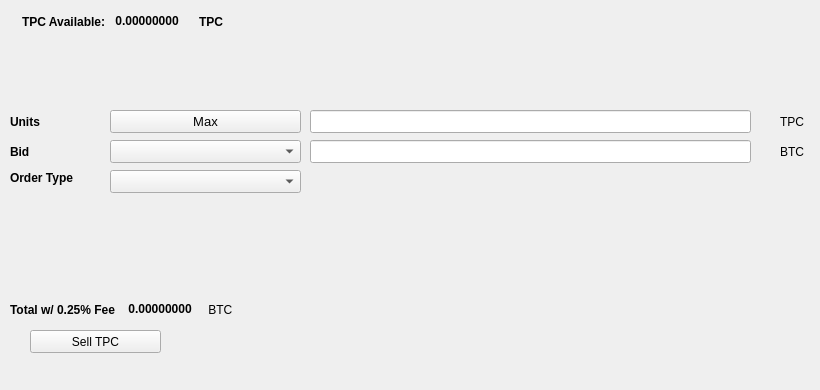
   <widget class="QWidget" name="SellTab">
    <attribute name="title">
     <string>Sell</string>
    </attribute>
    <widget class="QLabel" name="label_16">
     <property name="geometry">
      <rect>
       <x>780</x>
       <y>140</y>
       <width>31</width>
       <height>23</height>
      </rect>
     </property>
     <property name="text">
      <string>BTC</string>
     </property>
    </widget>
    <widget class="QComboBox" name="SellBidcomboBox">
     <property name="geometry">
      <rect>
       <x>110</x>
       <y>140</y>
       <width>191</width>
       <height>23</height>
      </rect>
     </property>
     <property name="font">
      <font>
       <pointsize>10</pointsize>
      </font>
     </property>
    </widget>
    <widget class="QLabel" name="label_18">
     <property name="geometry">
      <rect>
       <x>10</x>
       <y>110</y>
       <width>46</width>
       <height>23</height>
      </rect>
     </property>
     <property name="font">
      <font>
       <weight>75</weight>
       <bold>true</bold>
      </font>
     </property>
     <property name="text">
      <string>Units</string>
     </property>
    </widget>
    <widget class="QPushButton" name="Sell_Max_Amount">
     <property name="geometry">
      <rect>
       <x>110</x>
       <y>110</y>
       <width>191</width>
       <height>23</height>
      </rect>
     </property>
     <property name="font">
      <font>
       <pointsize>10</pointsize>
      </font>
     </property>
     <property name="text">
      <string>Max</string>
     </property>
    </widget>
    <widget class="QLabel" name="label_20">
     <property name="geometry">
      <rect>
       <x>10</x>
       <y>170</y>
       <width>91</width>
       <height>16</height>
      </rect>
     </property>
     <property name="font">
      <font>
       <weight>75</weight>
       <bold>true</bold>
      </font>
     </property>
     <property name="text">
      <string>Order Type</string>
     </property>
    </widget>
    <widget class="QComboBox" name="SellOrdertypeCombo">
     <property name="geometry">
      <rect>
       <x>110</x>
       <y>170</y>
       <width>191</width>
       <height>23</height>
      </rect>
     </property>
     <property name="font">
      <font>
       <pointsize>10</pointsize>
      </font>
     </property>
    </widget>
    <widget class="QLabel" name="label_21">
     <property name="geometry">
      <rect>
       <x>10</x>
       <y>140</y>
       <width>46</width>
       <height>23</height>
      </rect>
     </property>
     <property name="font">
      <font>
       <weight>75</weight>
       <bold>true</bold>
      </font>
     </property>
     <property name="text">
      <string>Bid</string>
     </property>
    </widget>
    <widget class="QLabel" name="label_22">
     <property name="geometry">
      <rect>
       <x>780</x>
       <y>110</y>
       <width>31</width>
       <height>23</height>
      </rect>
     </property>
     <property name="text">
      <string>TPC</string>
     </property>
    </widget>
    <widget class="QLineEdit" name="UnitsInputTPC">
     <property name="geometry">
      <rect>
       <x>310</x>
       <y>110</y>
       <width>441</width>
       <height>23</height>
      </rect>
     </property>
     <property name="font">
      <font>
       <pointsize>9</pointsize>
       <weight>75</weight>
       <bold>true</bold>
      </font>
     </property>
    </widget>
    <widget class="QLineEdit" name="SellBidPriceEdit">
     <property name="geometry">
      <rect>
       <x>310</x>
       <y>140</y>
       <width>441</width>
       <height>23</height>
      </rect>
     </property>
     <property name="font">
      <font>
       <pointsize>9</pointsize>
       <weight>75</weight>
       <bold>true</bold>
      </font>
     </property>
    </widget>
    <widget class="QPushButton" name="SellTPCBTN">
     <property name="geometry">
      <rect>
       <x>30</x>
       <y>330</y>
       <width>131</width>
       <height>23</height>
      </rect>
     </property>
     <property name="text">
      <string>Sell TPC</string>
     </property>
     <property name="icon">
      <iconset resource="../tpc">
       <normaloff>:/icons/bitcoin</normaloff>:/icons/bitcoin</iconset>
     </property>
    </widget>
    <widget class="QWidget" name="layoutWidget3">
     <property name="geometry">
      <rect>
       <x>22</x>
       <y>12</y>
       <width>258</width>
       <height>19</height>
      </rect>
     </property>
     <layout class="QHBoxLayout" name="horizontalLayout">
      <item>
       <widget class="QLabel" name="label232_2">
        <property name="font">
         <font>
          <weight>75</weight>
          <bold>true</bold>
         </font>
        </property>
        <property name="text">
         <string>TPC Available:</string>
        </property>
       </widget>
      </item>
      <item>
       <widget class="QLabel" name="TPCAvailableLabel">
        <property name="palette">
         <palette>
          <active>
           <colorrole role="WindowText">
            <brush brushstyle="SolidPattern">
             <color alpha="255">
              <red>0</red>
              <green>0</green>
              <blue>0</blue>
             </color>
            </brush>
           </colorrole>
           <colorrole role="Button">
            <brush brushstyle="SolidPattern">
             <color alpha="255">
              <red>0</red>
              <green>170</green>
              <blue>0</blue>
             </color>
            </brush>
           </colorrole>
           <colorrole role="Light">
            <brush brushstyle="SolidPattern">
             <color alpha="255">
              <red>0</red>
              <green>255</green>
              <blue>0</blue>
             </color>
            </brush>
           </colorrole>
           <colorrole role="Midlight">
            <brush brushstyle="SolidPattern">
             <color alpha="255">
              <red>0</red>
              <green>212</green>
              <blue>0</blue>
             </color>
            </brush>
           </colorrole>
           <colorrole role="Dark">
            <brush brushstyle="SolidPattern">
             <color alpha="255">
              <red>0</red>
              <green>85</green>
              <blue>0</blue>
             </color>
            </brush>
           </colorrole>
           <colorrole role="Mid">
            <brush brushstyle="SolidPattern">
             <color alpha="255">
              <red>0</red>
              <green>113</green>
              <blue>0</blue>
             </color>
            </brush>
           </colorrole>
           <colorrole role="Text">
            <brush brushstyle="SolidPattern">
             <color alpha="255">
              <red>0</red>
              <green>170</green>
              <blue>0</blue>
             </color>
            </brush>
           </colorrole>
           <colorrole role="BrightText">
            <brush brushstyle="SolidPattern">
             <color alpha="255">
              <red>255</red>
              <green>255</green>
              <blue>255</blue>
             </color>
            </brush>
           </colorrole>
           <colorrole role="ButtonText">
            <brush brushstyle="SolidPattern">
             <color alpha="255">
              <red>0</red>
              <green>0</green>
              <blue>0</blue>
             </color>
            </brush>
           </colorrole>
           <colorrole role="Base">
            <brush brushstyle="SolidPattern">
             <color alpha="255">
              <red>255</red>
              <green>255</green>
              <blue>255</blue>
             </color>
            </brush>
           </colorrole>
           <colorrole role="Window">
            <brush brushstyle="SolidPattern">
             <color alpha="255">
              <red>0</red>
              <green>170</green>
              <blue>0</blue>
             </color>
            </brush>
           </colorrole>
           <colorrole role="Shadow">
            <brush brushstyle="SolidPattern">
             <color alpha="255">
              <red>0</red>
              <green>0</green>
              <blue>0</blue>
             </color>
            </brush>
           </colorrole>
           <colorrole role="AlternateBase">
            <brush brushstyle="SolidPattern">
             <color alpha="255">
              <red>127</red>
              <green>212</green>
              <blue>127</blue>
             </color>
            </brush>
           </colorrole>
           <colorrole role="ToolTipBase">
            <brush brushstyle="SolidPattern">
             <color alpha="255">
              <red>255</red>
              <green>255</green>
              <blue>220</blue>
             </color>
            </brush>
           </colorrole>
           <colorrole role="ToolTipText">
            <brush brushstyle="SolidPattern">
             <color alpha="255">
              <red>0</red>
              <green>0</green>
              <blue>0</blue>
             </color>
            </brush>
           </colorrole>
          </active>
          <inactive>
           <colorrole role="WindowText">
            <brush brushstyle="SolidPattern">
             <color alpha="255">
              <red>0</red>
              <green>0</green>
              <blue>0</blue>
             </color>
            </brush>
           </colorrole>
           <colorrole role="Button">
            <brush brushstyle="SolidPattern">
             <color alpha="255">
              <red>0</red>
              <green>170</green>
              <blue>0</blue>
             </color>
            </brush>
           </colorrole>
           <colorrole role="Light">
            <brush brushstyle="SolidPattern">
             <color alpha="255">
              <red>0</red>
              <green>255</green>
              <blue>0</blue>
             </color>
            </brush>
           </colorrole>
           <colorrole role="Midlight">
            <brush brushstyle="SolidPattern">
             <color alpha="255">
              <red>0</red>
              <green>212</green>
              <blue>0</blue>
             </color>
            </brush>
           </colorrole>
           <colorrole role="Dark">
            <brush brushstyle="SolidPattern">
             <color alpha="255">
              <red>0</red>
              <green>85</green>
              <blue>0</blue>
             </color>
            </brush>
           </colorrole>
           <colorrole role="Mid">
            <brush brushstyle="SolidPattern">
             <color alpha="255">
              <red>0</red>
              <green>113</green>
              <blue>0</blue>
             </color>
            </brush>
           </colorrole>
           <colorrole role="Text">
            <brush brushstyle="SolidPattern">
             <color alpha="255">
              <red>0</red>
              <green>170</green>
              <blue>0</blue>
             </color>
            </brush>
           </colorrole>
           <colorrole role="BrightText">
            <brush brushstyle="SolidPattern">
             <color alpha="255">
              <red>255</red>
              <green>255</green>
              <blue>255</blue>
             </color>
            </brush>
           </colorrole>
           <colorrole role="ButtonText">
            <brush brushstyle="SolidPattern">
             <color alpha="255">
              <red>0</red>
              <green>0</green>
              <blue>0</blue>
             </color>
            </brush>
           </colorrole>
           <colorrole role="Base">
            <brush brushstyle="SolidPattern">
             <color alpha="255">
              <red>255</red>
              <green>255</green>
              <blue>255</blue>
             </color>
            </brush>
           </colorrole>
           <colorrole role="Window">
            <brush brushstyle="SolidPattern">
             <color alpha="255">
              <red>0</red>
              <green>170</green>
              <blue>0</blue>
             </color>
            </brush>
           </colorrole>
           <colorrole role="Shadow">
            <brush brushstyle="SolidPattern">
             <color alpha="255">
              <red>0</red>
              <green>0</green>
              <blue>0</blue>
             </color>
            </brush>
           </colorrole>
           <colorrole role="AlternateBase">
            <brush brushstyle="SolidPattern">
             <color alpha="255">
              <red>127</red>
              <green>212</green>
              <blue>127</blue>
             </color>
            </brush>
           </colorrole>
           <colorrole role="ToolTipBase">
            <brush brushstyle="SolidPattern">
             <color alpha="255">
              <red>255</red>
              <green>255</green>
              <blue>220</blue>
             </color>
            </brush>
           </colorrole>
           <colorrole role="ToolTipText">
            <brush brushstyle="SolidPattern">
             <color alpha="255">
              <red>0</red>
              <green>0</green>
              <blue>0</blue>
             </color>
            </brush>
           </colorrole>
          </inactive>
          <disabled>
           <colorrole role="WindowText">
            <brush brushstyle="SolidPattern">
             <color alpha="255">
              <red>0</red>
              <green>85</green>
              <blue>0</blue>
             </color>
            </brush>
           </colorrole>
           <colorrole role="Button">
            <brush brushstyle="SolidPattern">
             <color alpha="255">
              <red>0</red>
              <green>170</green>
              <blue>0</blue>
             </color>
            </brush>
           </colorrole>
           <colorrole role="Light">
            <brush brushstyle="SolidPattern">
             <color alpha="255">
              <red>0</red>
              <green>255</green>
              <blue>0</blue>
             </color>
            </brush>
           </colorrole>
           <colorrole role="Midlight">
            <brush brushstyle="SolidPattern">
             <color alpha="255">
              <red>0</red>
              <green>212</green>
              <blue>0</blue>
             </color>
            </brush>
           </colorrole>
           <colorrole role="Dark">
            <brush brushstyle="SolidPattern">
             <color alpha="255">
              <red>0</red>
              <green>85</green>
              <blue>0</blue>
             </color>
            </brush>
           </colorrole>
           <colorrole role="Mid">
            <brush brushstyle="SolidPattern">
             <color alpha="255">
              <red>0</red>
              <green>113</green>
              <blue>0</blue>
             </color>
            </brush>
           </colorrole>
           <colorrole role="Text">
            <brush brushstyle="SolidPattern">
             <color alpha="255">
              <red>0</red>
              <green>85</green>
              <blue>0</blue>
             </color>
            </brush>
           </colorrole>
           <colorrole role="BrightText">
            <brush brushstyle="SolidPattern">
             <color alpha="255">
              <red>255</red>
              <green>255</green>
              <blue>255</blue>
             </color>
            </brush>
           </colorrole>
           <colorrole role="ButtonText">
            <brush brushstyle="SolidPattern">
             <color alpha="255">
              <red>0</red>
              <green>85</green>
              <blue>0</blue>
             </color>
            </brush>
           </colorrole>
           <colorrole role="Base">
            <brush brushstyle="SolidPattern">
             <color alpha="255">
              <red>0</red>
              <green>170</green>
              <blue>0</blue>
             </color>
            </brush>
           </colorrole>
           <colorrole role="Window">
            <brush brushstyle="SolidPattern">
             <color alpha="255">
              <red>0</red>
              <green>170</green>
              <blue>0</blue>
             </color>
            </brush>
           </colorrole>
           <colorrole role="Shadow">
            <brush brushstyle="SolidPattern">
             <color alpha="255">
              <red>0</red>
              <green>0</green>
              <blue>0</blue>
             </color>
            </brush>
           </colorrole>
           <colorrole role="AlternateBase">
            <brush brushstyle="SolidPattern">
             <color alpha="255">
              <red>0</red>
              <green>170</green>
              <blue>0</blue>
             </color>
            </brush>
           </colorrole>
           <colorrole role="ToolTipBase">
            <brush brushstyle="SolidPattern">
             <color alpha="255">
              <red>255</red>
              <green>255</green>
              <blue>220</blue>
             </color>
            </brush>
           </colorrole>
           <colorrole role="ToolTipText">
            <brush brushstyle="SolidPattern">
             <color alpha="255">
              <red>0</red>
              <green>0</green>
              <blue>0</blue>
             </color>
            </brush>
           </colorrole>
          </disabled>
         </palette>
        </property>
        <property name="font">
         <font>
          <weight>75</weight>
          <bold>true</bold>
         </font>
        </property>
        <property name="text">
         <string> 0.00000000 </string>
        </property>
        <property name="textInteractionFlags">
         <set>Qt::LinksAccessibleByMouse|Qt::TextSelectableByKeyboard|Qt::TextSelectableByMouse</set>
        </property>
       </widget>
      </item>
      <item>
       <widget class="QLabel" name="labelTPC">
        <property name="font">
         <font>
          <weight>75</weight>
          <bold>true</bold>
         </font>
        </property>
        <property name="text">
         <string>TPC</string>
        </property>
       </widget>
      </item>
     </layout>
    </widget>
    <widget class="QWidget" name="layoutWidget">
     <property name="geometry">
      <rect>
       <x>10</x>
       <y>300</y>
       <width>268</width>
       <height>19</height>
      </rect>
     </property>
     <layout class="QHBoxLayout" name="horizontalLayout_2">
      <item>
       <widget class="QLabel" name="label_19">
        <property name="font">
         <font>
          <weight>75</weight>
          <bold>true</bold>
         </font>
        </property>
        <property name="text">
         <string>Total w/ 0.25% Fee </string>
        </property>
       </widget>
      </item>
      <item>
       <widget class="QLabel" name="SellCostLabel">
        <property name="palette">
         <palette>
          <active>
           <colorrole role="WindowText">
            <brush brushstyle="SolidPattern">
             <color alpha="255">
              <red>0</red>
              <green>0</green>
              <blue>0</blue>
             </color>
            </brush>
           </colorrole>
           <colorrole role="Button">
            <brush brushstyle="SolidPattern">
             <color alpha="255">
              <red>0</red>
              <green>170</green>
              <blue>0</blue>
             </color>
            </brush>
           </colorrole>
           <colorrole role="Light">
            <brush brushstyle="SolidPattern">
             <color alpha="255">
              <red>0</red>
              <green>255</green>
              <blue>0</blue>
             </color>
            </brush>
           </colorrole>
           <colorrole role="Midlight">
            <brush brushstyle="SolidPattern">
             <color alpha="255">
              <red>0</red>
              <green>212</green>
              <blue>0</blue>
             </color>
            </brush>
           </colorrole>
           <colorrole role="Dark">
            <brush brushstyle="SolidPattern">
             <color alpha="255">
              <red>0</red>
              <green>85</green>
              <blue>0</blue>
             </color>
            </brush>
           </colorrole>
           <colorrole role="Mid">
            <brush brushstyle="SolidPattern">
             <color alpha="255">
              <red>0</red>
              <green>113</green>
              <blue>0</blue>
             </color>
            </brush>
           </colorrole>
           <colorrole role="Text">
            <brush brushstyle="SolidPattern">
             <color alpha="255">
              <red>0</red>
              <green>170</green>
              <blue>0</blue>
             </color>
            </brush>
           </colorrole>
           <colorrole role="BrightText">
            <brush brushstyle="SolidPattern">
             <color alpha="255">
              <red>255</red>
              <green>255</green>
              <blue>255</blue>
             </color>
            </brush>
           </colorrole>
           <colorrole role="ButtonText">
            <brush brushstyle="SolidPattern">
             <color alpha="255">
              <red>0</red>
              <green>0</green>
              <blue>0</blue>
             </color>
            </brush>
           </colorrole>
           <colorrole role="Base">
            <brush brushstyle="SolidPattern">
             <color alpha="255">
              <red>255</red>
              <green>255</green>
              <blue>255</blue>
             </color>
            </brush>
           </colorrole>
           <colorrole role="Window">
            <brush brushstyle="SolidPattern">
             <color alpha="255">
              <red>0</red>
              <green>170</green>
              <blue>0</blue>
             </color>
            </brush>
           </colorrole>
           <colorrole role="Shadow">
            <brush brushstyle="SolidPattern">
             <color alpha="255">
              <red>0</red>
              <green>0</green>
              <blue>0</blue>
             </color>
            </brush>
           </colorrole>
           <colorrole role="AlternateBase">
            <brush brushstyle="SolidPattern">
             <color alpha="255">
              <red>127</red>
              <green>212</green>
              <blue>127</blue>
             </color>
            </brush>
           </colorrole>
           <colorrole role="ToolTipBase">
            <brush brushstyle="SolidPattern">
             <color alpha="255">
              <red>255</red>
              <green>255</green>
              <blue>220</blue>
             </color>
            </brush>
           </colorrole>
           <colorrole role="ToolTipText">
            <brush brushstyle="SolidPattern">
             <color alpha="255">
              <red>0</red>
              <green>0</green>
              <blue>0</blue>
             </color>
            </brush>
           </colorrole>
          </active>
          <inactive>
           <colorrole role="WindowText">
            <brush brushstyle="SolidPattern">
             <color alpha="255">
              <red>0</red>
              <green>0</green>
              <blue>0</blue>
             </color>
            </brush>
           </colorrole>
           <colorrole role="Button">
            <brush brushstyle="SolidPattern">
             <color alpha="255">
              <red>0</red>
              <green>170</green>
              <blue>0</blue>
             </color>
            </brush>
           </colorrole>
           <colorrole role="Light">
            <brush brushstyle="SolidPattern">
             <color alpha="255">
              <red>0</red>
              <green>255</green>
              <blue>0</blue>
             </color>
            </brush>
           </colorrole>
           <colorrole role="Midlight">
            <brush brushstyle="SolidPattern">
             <color alpha="255">
              <red>0</red>
              <green>212</green>
              <blue>0</blue>
             </color>
            </brush>
           </colorrole>
           <colorrole role="Dark">
            <brush brushstyle="SolidPattern">
             <color alpha="255">
              <red>0</red>
              <green>85</green>
              <blue>0</blue>
             </color>
            </brush>
           </colorrole>
           <colorrole role="Mid">
            <brush brushstyle="SolidPattern">
             <color alpha="255">
              <red>0</red>
              <green>113</green>
              <blue>0</blue>
             </color>
            </brush>
           </colorrole>
           <colorrole role="Text">
            <brush brushstyle="SolidPattern">
             <color alpha="255">
              <red>0</red>
              <green>170</green>
              <blue>0</blue>
             </color>
            </brush>
           </colorrole>
           <colorrole role="BrightText">
            <brush brushstyle="SolidPattern">
             <color alpha="255">
              <red>255</red>
              <green>255</green>
              <blue>255</blue>
             </color>
            </brush>
           </colorrole>
           <colorrole role="ButtonText">
            <brush brushstyle="SolidPattern">
             <color alpha="255">
              <red>0</red>
              <green>0</green>
              <blue>0</blue>
             </color>
            </brush>
           </colorrole>
           <colorrole role="Base">
            <brush brushstyle="SolidPattern">
             <color alpha="255">
              <red>255</red>
              <green>255</green>
              <blue>255</blue>
             </color>
            </brush>
           </colorrole>
           <colorrole role="Window">
            <brush brushstyle="SolidPattern">
             <color alpha="255">
              <red>0</red>
              <green>170</green>
              <blue>0</blue>
             </color>
            </brush>
           </colorrole>
           <colorrole role="Shadow">
            <brush brushstyle="SolidPattern">
             <color alpha="255">
              <red>0</red>
              <green>0</green>
              <blue>0</blue>
             </color>
            </brush>
           </colorrole>
           <colorrole role="AlternateBase">
            <brush brushstyle="SolidPattern">
             <color alpha="255">
              <red>127</red>
              <green>212</green>
              <blue>127</blue>
             </color>
            </brush>
           </colorrole>
           <colorrole role="ToolTipBase">
            <brush brushstyle="SolidPattern">
             <color alpha="255">
              <red>255</red>
              <green>255</green>
              <blue>220</blue>
             </color>
            </brush>
           </colorrole>
           <colorrole role="ToolTipText">
            <brush brushstyle="SolidPattern">
             <color alpha="255">
              <red>0</red>
              <green>0</green>
              <blue>0</blue>
             </color>
            </brush>
           </colorrole>
          </inactive>
          <disabled>
           <colorrole role="WindowText">
            <brush brushstyle="SolidPattern">
             <color alpha="255">
              <red>0</red>
              <green>85</green>
              <blue>0</blue>
             </color>
            </brush>
           </colorrole>
           <colorrole role="Button">
            <brush brushstyle="SolidPattern">
             <color alpha="255">
              <red>0</red>
              <green>170</green>
              <blue>0</blue>
             </color>
            </brush>
           </colorrole>
           <colorrole role="Light">
            <brush brushstyle="SolidPattern">
             <color alpha="255">
              <red>0</red>
              <green>255</green>
              <blue>0</blue>
             </color>
            </brush>
           </colorrole>
           <colorrole role="Midlight">
            <brush brushstyle="SolidPattern">
             <color alpha="255">
              <red>0</red>
              <green>212</green>
              <blue>0</blue>
             </color>
            </brush>
           </colorrole>
           <colorrole role="Dark">
            <brush brushstyle="SolidPattern">
             <color alpha="255">
              <red>0</red>
              <green>85</green>
              <blue>0</blue>
             </color>
            </brush>
           </colorrole>
           <colorrole role="Mid">
            <brush brushstyle="SolidPattern">
             <color alpha="255">
              <red>0</red>
              <green>113</green>
              <blue>0</blue>
             </color>
            </brush>
           </colorrole>
           <colorrole role="Text">
            <brush brushstyle="SolidPattern">
             <color alpha="255">
              <red>0</red>
              <green>85</green>
              <blue>0</blue>
             </color>
            </brush>
           </colorrole>
           <colorrole role="BrightText">
            <brush brushstyle="SolidPattern">
             <color alpha="255">
              <red>255</red>
              <green>255</green>
              <blue>255</blue>
             </color>
            </brush>
           </colorrole>
           <colorrole role="ButtonText">
            <brush brushstyle="SolidPattern">
             <color alpha="255">
              <red>0</red>
              <green>85</green>
              <blue>0</blue>
             </color>
            </brush>
           </colorrole>
           <colorrole role="Base">
            <brush brushstyle="SolidPattern">
             <color alpha="255">
              <red>0</red>
              <green>170</green>
              <blue>0</blue>
             </color>
            </brush>
           </colorrole>
           <colorrole role="Window">
            <brush brushstyle="SolidPattern">
             <color alpha="255">
              <red>0</red>
              <green>170</green>
              <blue>0</blue>
             </color>
            </brush>
           </colorrole>
           <colorrole role="Shadow">
            <brush brushstyle="SolidPattern">
             <color alpha="255">
              <red>0</red>
              <green>0</green>
              <blue>0</blue>
             </color>
            </brush>
           </colorrole>
           <colorrole role="AlternateBase">
            <brush brushstyle="SolidPattern">
             <color alpha="255">
              <red>0</red>
              <green>170</green>
              <blue>0</blue>
             </color>
            </brush>
           </colorrole>
           <colorrole role="ToolTipBase">
            <brush brushstyle="SolidPattern">
             <color alpha="255">
              <red>255</red>
              <green>255</green>
              <blue>220</blue>
             </color>
            </brush>
           </colorrole>
           <colorrole role="ToolTipText">
            <brush brushstyle="SolidPattern">
             <color alpha="255">
              <red>0</red>
              <green>0</green>
              <blue>0</blue>
             </color>
            </brush>
           </colorrole>
          </disabled>
         </palette>
        </property>
        <property name="font">
         <font>
          <weight>75</weight>
          <bold>true</bold>
         </font>
        </property>
        <property name="autoFillBackground">
         <bool>false</bool>
        </property>
        <property name="text">
         <string> 0.00000000</string>
        </property>
        <property name="textInteractionFlags">
         <set>Qt::LinksAccessibleByMouse|Qt::TextSelectableByMouse</set>
        </property>
       </widget>
      </item>
      <item>
       <widget class="QLabel" name="label_17">
        <property name="font">
         <font>
          <weight>50</weight>
          <bold>false</bold>
         </font>
        </property>
        <property name="text">
         <string> BTC</string>
        </property>
       </widget>
      </item>
     </layout>
    </widget>
    <widget class="QLabel" name="label_23">
     <property name="geometry">
      <rect>
       <x>460</x>
       <y>300</y>
       <width>281</width>
       <height>81</height>
      </rect>
     </property>
     <property name="text">
      <string/>
     </property>
     <property name="pixmap">
      <pixmap>:/images/bittrex</pixmap>
     </property>
    </widget>
   </widget>
